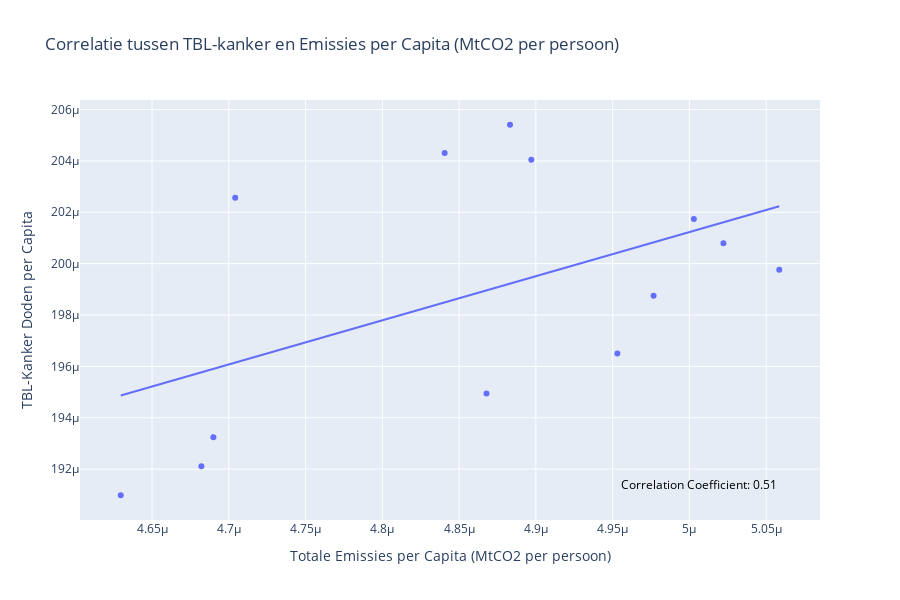

This figure's notebook cell:
### Markdown cell above
## Correlatie plot

Hieronder staat een plot dat de correlatie laat zien tussen TBL-kanker en emissies per capita.


Er blijkt dan ook een redelijke correlatie te zijn tussen het aantal TBL-kankerdoden per capita en de landelijke emissies per capita. Dit duidt dus er dus op dat er een erg grote kans is dat de fijnstof die vrijkomt bij emissies, een invloed heeft op het aantal TBL-kankerdoden.

### Code cell
# importeer grouped df
df_grouped = pd.read_csv("csv/df/grouped_df.csv")

# Create the scatter plot with trendline using plotly
correlation_coefficient = df_grouped['EmissionsPerCapita'].corr(df_grouped['LungCancerPerCapita'])
fig = px.scatter(df_grouped, x="EmissionsPerCapita", y="LungCancerPerCapita", trendline="ols",
                 title='Correlatie tussen TBL-kanker en Emissies per Capita (MtCO2 per persoon)',
                 hover_data=["Year"],
                 labels={
                     "EmissionsPerCapita": "Totale Emissies per Capita (MtCO2 per persoon)",
                     "LungCancerPerCapita": "TBL-Kanker Doden per Capita",
                     "Year":"Jaar"
                 })

# Add correlation coefficient as annotation
fig.add_annotation(
    x=max(df_grouped['EmissionsPerCapita']),  # Position the annotation at the far right of the x-axis
    y=min(df_grouped['LungCancerPerCapita']),  # Position the annotation at the bottom of the y-axis
    text=f'Correlation Coefficient: {correlation_coefficient:.2f}',
    showarrow=False,
    font=dict(size=12, color="black"),
    xanchor='right',
    yanchor='bottom'
)

fig.update_layout(
    height = 600
)

### Figure 1 — Plotly figure (JSON) as saved in the notebook; plotly's stock layout.template omitted (floating-point values rounded to 4 significant figures)
{"data": [{"customdata": [[2000], [2001], [2002], [2003], [2004], [2005], [2006], [2007], [2008], [2009], [2010], [2011], [2012]], "hovertemplate": "Totale Emissies per Capita (MtCO2 per persoon)=%{x}<br>TBL-Kanker Doden per Capita=%{y}<br>Jaar=%{customdata[0]}<extra></extra>", "legendgroup": "", "marker": {"color": "#636efa", "symbol": "circle"}, "mode": "markers", "name": "", "orientation": "v", "showlegend": false, "type": "scatter", "x": [4.63e-06, 4.682e-06, 4.69e-06, 4.868e-06, 4.953e-06, 4.977e-06, 5.058e-06, 5.022e-06, 5.003e-06, 4.704e-06, 4.897e-06, 4.841e-06, 4.883e-06], "xaxis": "x", "y": [0.000191, 0.0001921, 0.0001932, 0.0001949, 0.0001965, 0.0001987, 0.0001998, 0.0002008, 0.0002017, 0.0002026, 0.000204, 0.0002043, 0.0002054], "yaxis": "y"}, {"hovertemplate": "<b>OLS trendline</b><br>LungCancerPerCapita = 17.1783 * EmissionsPerCapita + 0.000115335<br>R<sup>2</sup>=0.256513<br><br>Totale Emissies per Capita (MtCO2 per persoon)=%{x}<br>TBL-Kanker Doden per Capita=%{y} <b>(trend)</b><extra></extra>", "legendgroup": "", "marker": {"color": "#636efa", "symbol": "circle"}, "mode": "lines", "name": "", "showlegend": false, "type": "scatter", "x": [4.63e-06, 4.682e-06, 4.69e-06, 4.704e-06, 4.841e-06, 4.868e-06, 4.883e-06, 4.897e-06, 4.953e-06, 4.977e-06, 5.003e-06, 5.022e-06, 5.058e-06], "xaxis": "x", "y": [0.0001949, 0.0001958, 0.0001959, 0.0001961, 0.0001985, 0.000199, 0.0001992, 0.0001995, 0.0002004, 0.0002008, 0.0002013, 0.0002016, 0.0002022], "yaxis": "y"}], "layout": {"annotations": [{"font": {"color": "black", "size": 12}, "showarrow": false, "text": "Correlation Coefficient: 0.51", "x": 5.058e-06, "xanchor": "right", "y": 0.000191, "yanchor": "bottom"}], "height": 600, "legend": {"tracegroupgap": 0}, "title": {"text": "Correlatie tussen TBL-kanker en Emissies per Capita (MtCO2 per persoon)"}, "xaxis": {"anchor": "y", "domain": [0, 1], "title": {"text": "Totale Emissies per Capita (MtCO2 per persoon)"}}, "yaxis": {"anchor": "x", "domain": [0, 1], "title": {"text": "TBL-Kanker Doden per Capita"}}}}
